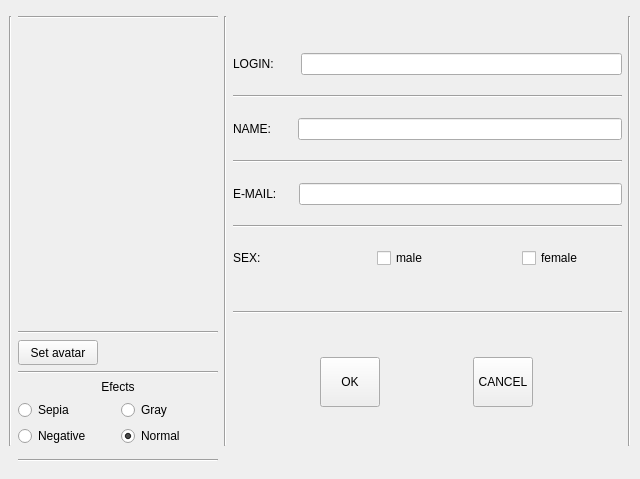
<?xml version="1.0" encoding="UTF-8"?>
<ui version="4.0">
 <class>MainWindow</class>
 <widget class="QMainWindow" name="MainWindow">
  <property name="geometry">
   <rect>
    <x>0</x>
    <y>0</y>
    <width>640</width>
    <height>479</height>
   </rect>
  </property>
  <property name="windowTitle">
   <string>MainWindow</string>
  </property>
  <widget class="QWidget" name="centralwidget">
   <layout class="QGridLayout" name="gridLayout_4">
    <item row="0" column="1">
     <layout class="QVBoxLayout" name="verticalLayout_5">
      <property name="sizeConstraint">
       <enum>QLayout::SetDefaultConstraint</enum>
      </property>
      <item>
       <widget class="Line" name="line_7">
        <property name="orientation">
         <enum>Qt::Horizontal</enum>
        </property>
       </widget>
      </item>
      <item>
       <widget class="QLabel" name="display_2">
        <property name="minimumSize">
         <size>
          <width>200</width>
          <height>300</height>
         </size>
        </property>
        <property name="maximumSize">
         <size>
          <width>200</width>
          <height>300</height>
         </size>
        </property>
        <property name="styleSheet">
         <string notr="true">background-image: url(:/src/ava_0.jpg); border: none; background-repeat: no-repeat; background-position: center;</string>
        </property>
        <property name="text">
         <string/>
        </property>
       </widget>
      </item>
      <item>
       <widget class="Line" name="line_3">
        <property name="orientation">
         <enum>Qt::Horizontal</enum>
        </property>
       </widget>
      </item>
      <item>
       <widget class="QPushButton" name="btn_rsc_2">
        <property name="minimumSize">
         <size>
          <width>80</width>
          <height>25</height>
         </size>
        </property>
        <property name="maximumSize">
         <size>
          <width>50</width>
          <height>25</height>
         </size>
        </property>
        <property name="layoutDirection">
         <enum>Qt::LeftToRight</enum>
        </property>
        <property name="autoFillBackground">
         <bool>false</bool>
        </property>
        <property name="text">
         <string>Set avatar</string>
        </property>
        <property name="autoDefault">
         <bool>false</bool>
        </property>
        <property name="default">
         <bool>false</bool>
        </property>
        <property name="flat">
         <bool>false</bool>
        </property>
       </widget>
      </item>
      <item>
       <widget class="Line" name="line_4">
        <property name="orientation">
         <enum>Qt::Horizontal</enum>
        </property>
       </widget>
      </item>
      <item>
       <layout class="QGridLayout" name="gridLayout_3">
        <item row="2" column="1">
         <widget class="QRadioButton" name="rbtn_normal_2">
          <property name="text">
           <string>Normal</string>
          </property>
          <property name="checked">
           <bool>true</bool>
          </property>
         </widget>
        </item>
        <item row="1" column="0">
         <widget class="QRadioButton" name="rbtn_sepia_2">
          <property name="text">
           <string>Sepia</string>
          </property>
          <property name="checked">
           <bool>false</bool>
          </property>
         </widget>
        </item>
        <item row="1" column="1">
         <widget class="QRadioButton" name="rbtn_gray_2">
          <property name="text">
           <string>Gray</string>
          </property>
         </widget>
        </item>
        <item row="2" column="0">
         <widget class="QRadioButton" name="rbtn_negative_2">
          <property name="text">
           <string>Negative</string>
          </property>
         </widget>
        </item>
        <item row="0" column="0" colspan="2">
         <widget class="QLabel" name="label_10">
          <property name="layoutDirection">
           <enum>Qt::LeftToRight</enum>
          </property>
          <property name="frameShape">
           <enum>QFrame::NoFrame</enum>
          </property>
          <property name="frameShadow">
           <enum>QFrame::Plain</enum>
          </property>
          <property name="text">
           <string>Efects</string>
          </property>
          <property name="textFormat">
           <enum>Qt::AutoText</enum>
          </property>
          <property name="alignment">
           <set>Qt::AlignCenter</set>
          </property>
          <property name="wordWrap">
           <bool>false</bool>
          </property>
          <property name="openExternalLinks">
           <bool>false</bool>
          </property>
         </widget>
        </item>
       </layout>
      </item>
     </layout>
    </item>
    <item row="0" column="3">
     <layout class="QVBoxLayout" name="verticalLayout_4">
      <item>
       <layout class="QVBoxLayout" name="verticalLayout_3">
        <property name="spacing">
         <number>20</number>
        </property>
        <item>
         <layout class="QHBoxLayout" name="horizontalLayout_7">
          <property name="spacing">
           <number>27</number>
          </property>
          <item>
           <widget class="QLabel" name="label_5">
            <property name="text">
             <string>LOGIN:</string>
            </property>
           </widget>
          </item>
          <item>
           <widget class="QLineEdit" name="lineEdit_3"/>
          </item>
         </layout>
        </item>
        <item>
         <widget class="Line" name="line_21">
          <property name="orientation">
           <enum>Qt::Horizontal</enum>
          </property>
         </widget>
        </item>
        <item>
         <layout class="QHBoxLayout" name="horizontalLayout_8">
          <property name="spacing">
           <number>27</number>
          </property>
          <item>
           <widget class="QLabel" name="label_7">
            <property name="text">
             <string>NAME:</string>
            </property>
           </widget>
          </item>
          <item>
           <widget class="QLineEdit" name="lineEdit_4"/>
          </item>
         </layout>
        </item>
        <item>
         <widget class="Line" name="line_20">
          <property name="orientation">
           <enum>Qt::Horizontal</enum>
          </property>
         </widget>
        </item>
        <item>
         <layout class="QHBoxLayout" name="horizontalLayout_9">
          <property name="spacing">
           <number>22</number>
          </property>
          <item>
           <widget class="QLabel" name="label_8">
            <property name="text">
             <string>E-MAIL:</string>
            </property>
           </widget>
          </item>
          <item>
           <widget class="QLineEdit" name="lineEdit_6"/>
          </item>
         </layout>
        </item>
        <item>
         <widget class="Line" name="line_13">
          <property name="orientation">
           <enum>Qt::Horizontal</enum>
          </property>
         </widget>
        </item>
        <item>
         <layout class="QHBoxLayout" name="horizontalLayout_10">
          <property name="spacing">
           <number>44</number>
          </property>
          <item>
           <layout class="QHBoxLayout" name="horizontalLayout_11">
            <item>
             <widget class="QLabel" name="label_9">
              <property name="text">
               <string>SEX:</string>
              </property>
             </widget>
            </item>
            <item>
             <widget class="QCheckBox" name="checkBox_3">
              <property name="text">
               <string>male</string>
              </property>
             </widget>
            </item>
            <item>
             <widget class="QCheckBox" name="checkBox_4">
              <property name="text">
               <string>female</string>
              </property>
             </widget>
            </item>
           </layout>
          </item>
         </layout>
        </item>
       </layout>
      </item>
      <item>
       <widget class="Line" name="line_22">
        <property name="orientation">
         <enum>Qt::Horizontal</enum>
        </property>
       </widget>
      </item>
      <item>
       <layout class="QHBoxLayout" name="horizontalLayout_12">
        <item>
         <widget class="QPushButton" name="pushButton_3">
          <property name="minimumSize">
           <size>
            <width>60</width>
            <height>50</height>
           </size>
          </property>
          <property name="maximumSize">
           <size>
            <width>50</width>
            <height>50</height>
           </size>
          </property>
          <property name="text">
           <string>OK</string>
          </property>
         </widget>
        </item>
        <item>
         <widget class="QPushButton" name="pushButton_4">
          <property name="minimumSize">
           <size>
            <width>60</width>
            <height>50</height>
           </size>
          </property>
          <property name="maximumSize">
           <size>
            <width>50</width>
            <height>50</height>
           </size>
          </property>
          <property name="text">
           <string>CANCEL</string>
          </property>
         </widget>
        </item>
       </layout>
      </item>
     </layout>
    </item>
    <item row="0" column="4">
     <widget class="Line" name="line_15">
      <property name="orientation">
       <enum>Qt::Vertical</enum>
      </property>
     </widget>
    </item>
    <item row="0" column="0">
     <widget class="Line" name="line_14">
      <property name="orientation">
       <enum>Qt::Vertical</enum>
      </property>
     </widget>
    </item>
    <item row="0" column="2">
     <widget class="Line" name="line_16">
      <property name="orientation">
       <enum>Qt::Vertical</enum>
      </property>
     </widget>
    </item>
    <item row="1" column="1">
     <widget class="Line" name="line_11">
      <property name="orientation">
       <enum>Qt::Horizontal</enum>
      </property>
     </widget>
    </item>
   </layout>
  </widget>
 </widget>
 <resources>
  <include location="1.qrc"/>
 </resources>
 <connections/>
</ui>
